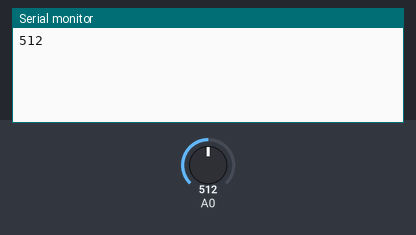
A sketch run on a simulated Arduino Uno, built with avr-gcc and run on an emulated ATmega328P. Shown: the last lines printed to the serial monitor. The test bench sets the inputs (shaded band); at power-on: A0 = 512.

Above: at 1.8 s.
1.9 s: A0 set to 716
At 2.8 s:
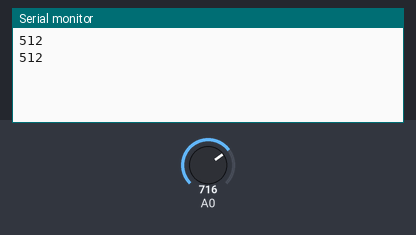
3.4 s: A0 set to 900
At 4.8 s:
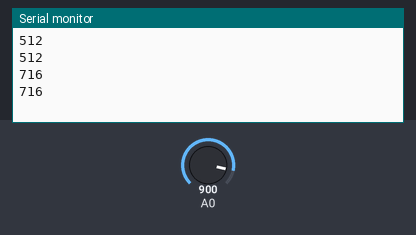
Timing chart, 0 to 6.4 s (numbered marks = the images above; inputs shaded):
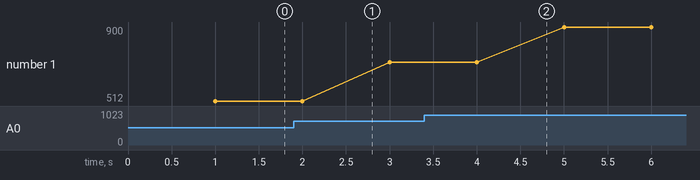

The sketch:

DFR0076_Flame_.INO
```cpp
void setup() {
  Serial.begin(9600);
}

void loop() {
  int sensorValue = analogRead(A0);
  delay(1000);
  Serial.println(sensorValue);

}
```

Measured:
- plotted number 1: 512 → 716 after the input at 1.9 s, 716 → 900 after the input at 3.4 s
